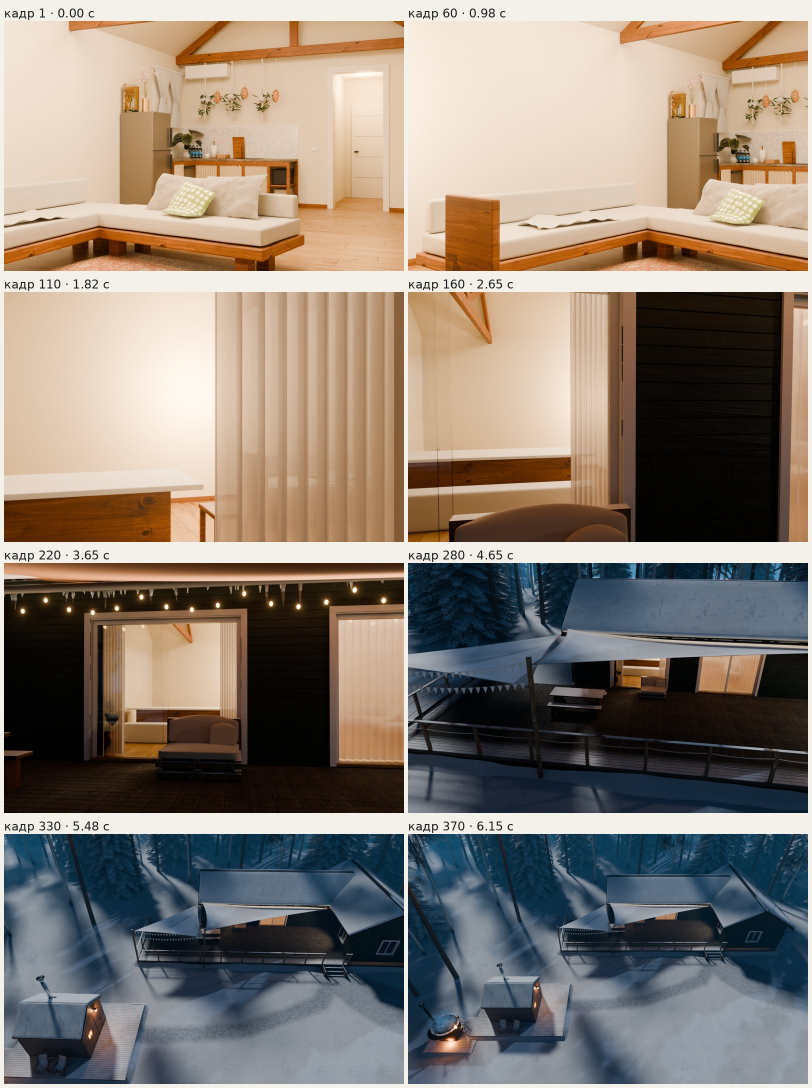
#> input picture qa/fly60_contact.jpg, 1624 x 2176 px (shown at 1/2 size)
$ python cmp.py ../qa/fly60_contact.jpg ../qa/stages_d.jpg ../qa/stages_d.jpg
#> lines starting #> are read from the running program, lines starting #| are printed output that depends on the picture
import sys
from PIL import Image, ImageChops
photo, render, out = sys.argv[1], sys.argv[2], sys.argv[3]
p = Image.open(photo).convert('RGB').resize((900, 600)); r = Image.open(render).convert('RGB').resize((900, 600))
#> after `p = Image.open(photo).convert('RGB').resize((900, 600))`:
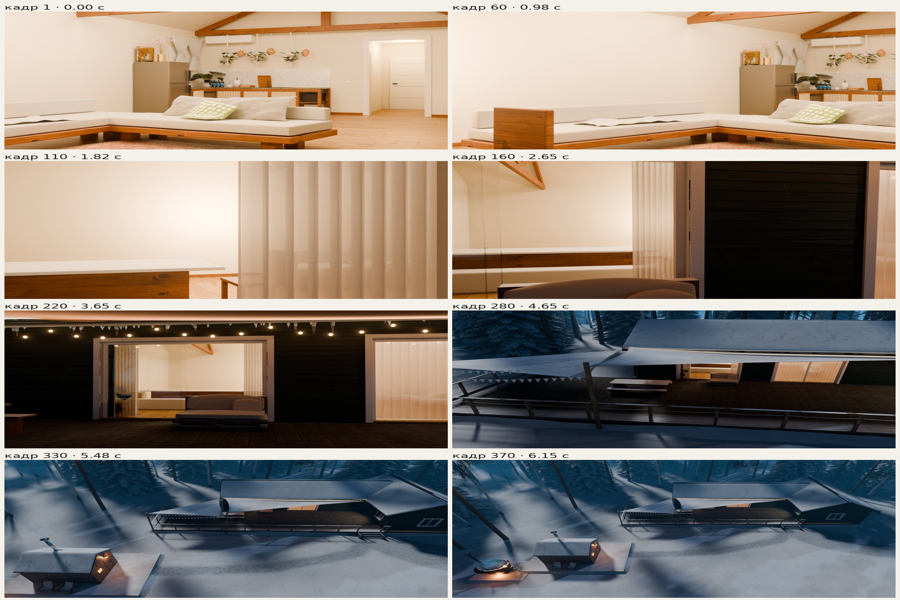
#> p: PIL image 900x600 RGB; mean R, G, B 137.8, 127, 116.9
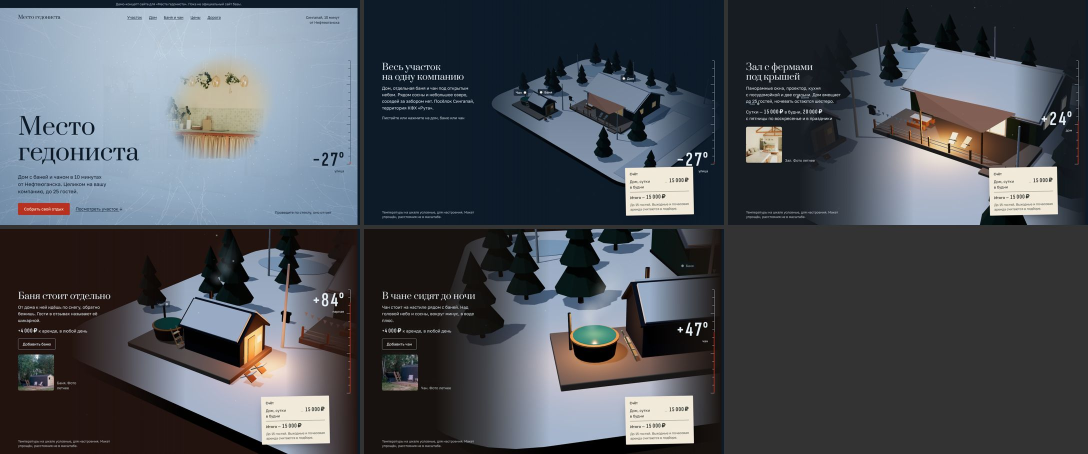
#> input picture qa/stages_d.jpg, 2176 x 908 px (shown at 1/2 size)
#> after `r = Image.open(render).convert('RGB').resize((900, 600))`:
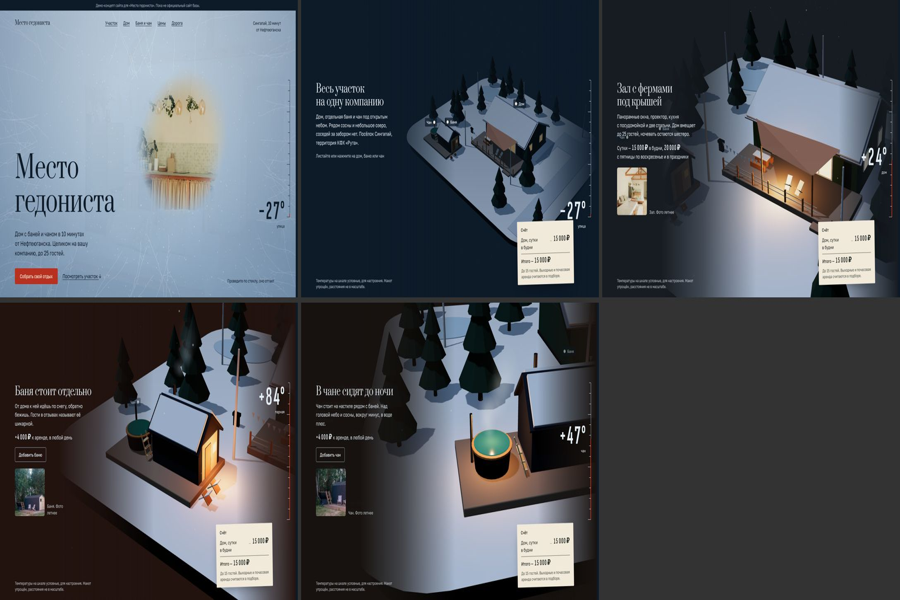
#> r: PIL image 900x600 RGB; mean R, G, B 76.2, 80.3, 86.5
ov = Image.blend(p, r, 0.5)
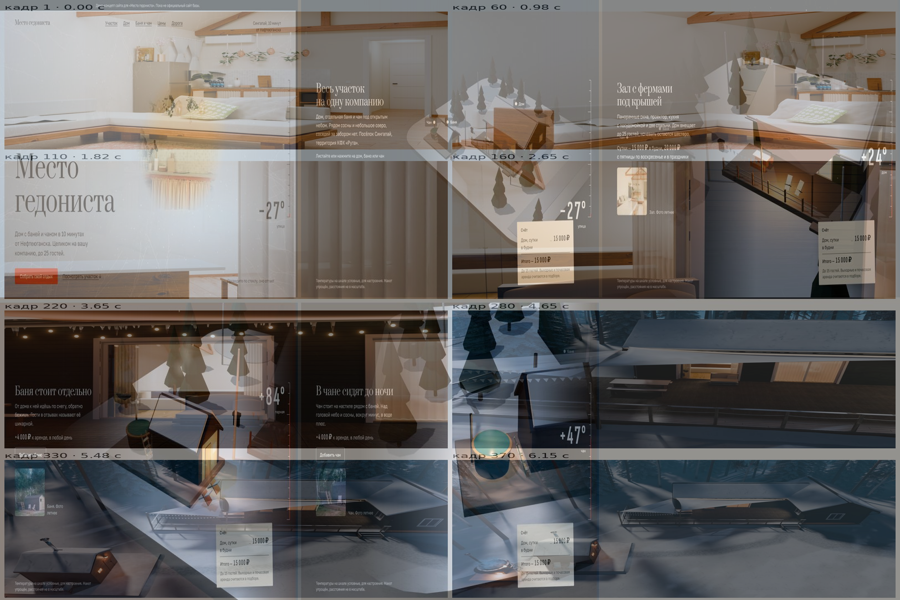
#> ov: PIL image 900x600 RGB; mean R, G, B 106.7, 103.4, 101.4
s = Image.new('RGB', (1810, 1210), 'white'); s.paste(p, (0, 0)); s.paste(r, (910, 0)); s.paste(ov, (455, 610)); s.save(out, quality=82)
#> after `s = Image.new('RGB', (1810, 1210), 'white')`: s: PIL image 1810x1210 RGB; every value is 255
#> after `s.paste(p, (0, 0))`:
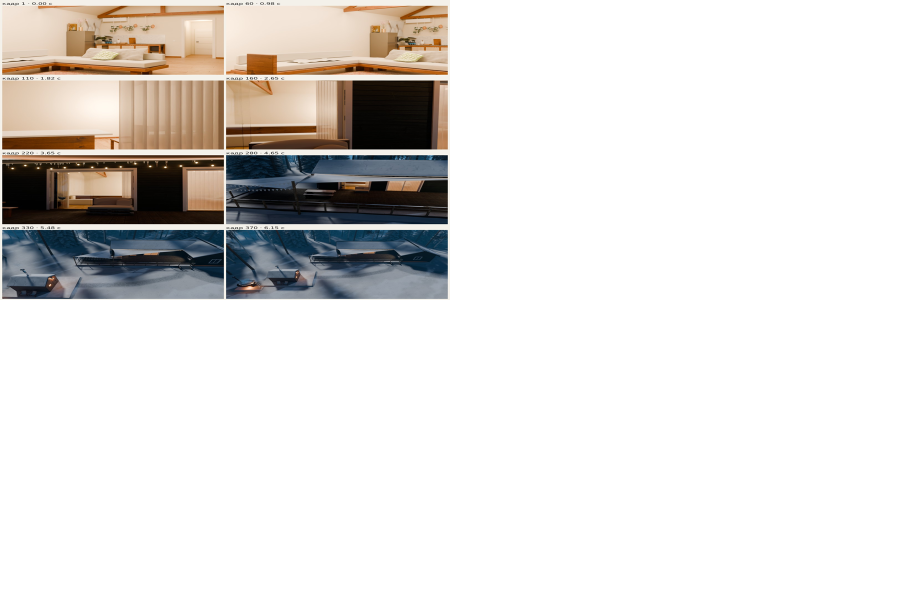
#> s: PIL image 1810x1210 RGB (shown at 1/2 size); mean R, G, B 226.1, 223.4, 220.9
#> after `s.paste(r, (910, 0))`:
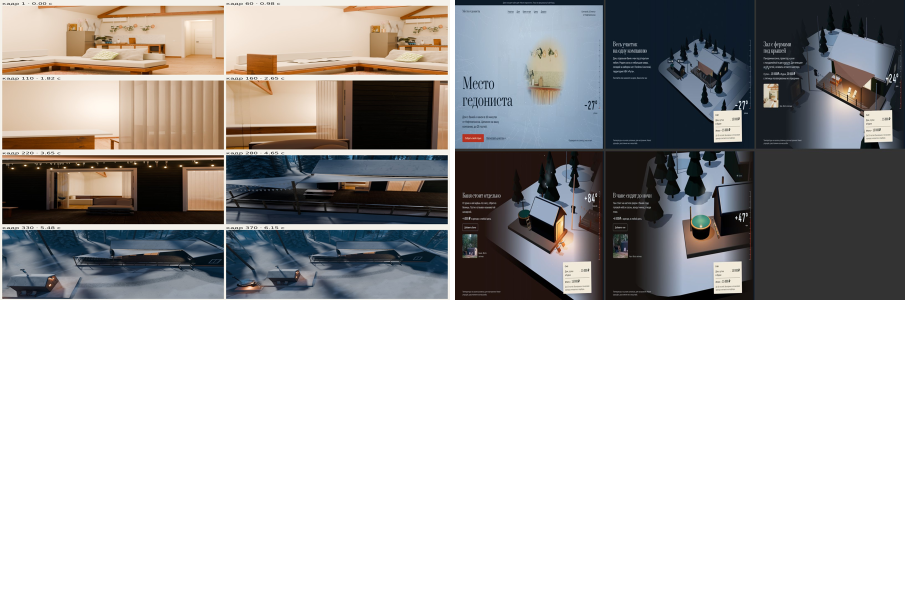
#> s: PIL image 1810x1210 RGB (shown at 1/2 size); mean R, G, B 182, 180.4, 179.4
#> after `s.paste(ov, (455, 610))`:
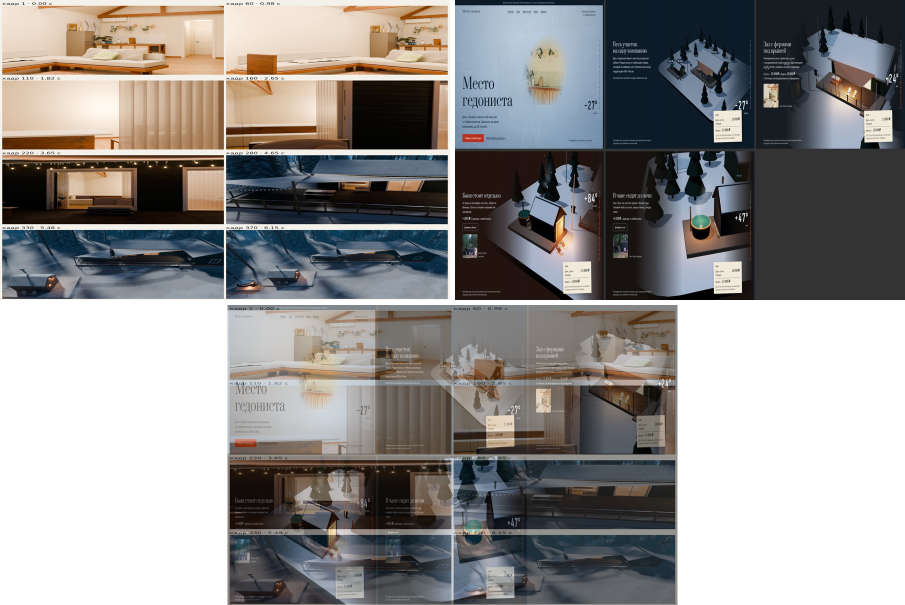
#> s: PIL image 1810x1210 RGB (shown at 1/2 size); mean R, G, B 145.5, 143, 141.5
